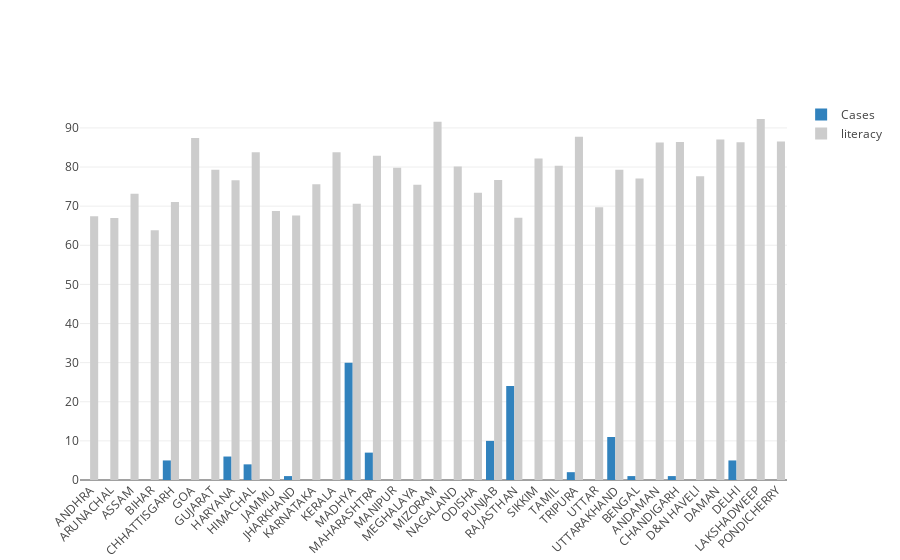

This figure's notebook cell:
### Code cell
sns.set(font_scale=1) 
f, ax = plt.subplots(figsize=(10, 10))
import plotly.plotly as py
import plotly.graph_objs as go
plotly.offline.init_notebook_mode(connected=True)
trace1 = go.Bar(
    x=table['States'],
    y=table['2014'],
    name='Cases',
    marker=dict(
        color='rgb(49,130,189)'
    )
)
trace2 = go.Bar(
    x=table['States'],
    y=literacy['lit2011'],
    name='literacy',
    marker=dict(
        color='rgb(204,204,204)',
    )
)

data = [trace1, trace2]
layout = go.Layout(
    xaxis=dict(tickangle=-45),
    barmode='group'
)

fig = go.Figure(data=data, layout=layout)
plotly.offline.iplot(fig, filename='grouped-bar')

### Figure 1 — Plotly figure (JSON) as saved in the notebook; plotly's stock layout.template omitted (floating-point values rounded to 4 significant figures)
{"data": [{"marker": {"color": "rgb(49,130,189)"}, "name": "Cases", "type": "bar", "x": ["ANDHRA", "ARUNACHAL", "ASSAM", "BIHAR", "CHHATTISGARH", "GOA", "GUJARAT", "HARYANA", "HIMACHAL", "JAMMU", "JHARKHAND", "KARNATAKA", "KERALA", "MADHYA", "MAHARASHTRA", "MANIPUR", "MEGHALAYA", "MIZORAM", "NAGALAND", "ODISHA", "PUNJAB", "RAJASTHAN", "SIKKIM", "TAMIL", "TRIPURA", "UTTAR", "UTTARAKHAND", "BENGAL", "ANDAMAN", "CHANDIGARH", "D&N HAVELI", "DAMAN", "DELHI", "LAKSHADWEEP", "PONDICHERRY"], "y": [0, 0, 0, 0, 5, 0, 0, 6, 4, 0, 1, 0, 0, 30, 7, 0, 0, 0, 0, 0, 10, 24, 0, 0, 2, 0, 11, 1, 0, 1, 0, 0, 5, 0, 0]}, {"marker": {"color": "rgb(204,204,204)"}, "name": "literacy", "type": "bar", "x": ["ANDHRA", "ARUNACHAL", "ASSAM", "BIHAR", "CHHATTISGARH", "GOA", "GUJARAT", "HARYANA", "HIMACHAL", "JAMMU", "JHARKHAND", "KARNATAKA", "KERALA", "MADHYA", "MAHARASHTRA", "MANIPUR", "MEGHALAYA", "MIZORAM", "NAGALAND", "ODISHA", "PUNJAB", "RAJASTHAN", "SIKKIM", "TAMIL", "TRIPURA", "UTTAR", "UTTARAKHAND", "BENGAL", "ANDAMAN", "CHANDIGARH", "D&N HAVELI", "DAMAN", "DELHI", "LAKSHADWEEP", "PONDICHERRY"], "y": [67.4, 66.95, 73.18, 63.82, 71.04, 87.4, 79.31, 76.64, 83.78, 68.74, 67.63, 75.6, 83.78, 70.63, 82.91, 79.85, 75.48, 91.58, 80.11, 73.45, 76.68, 67.06, 82.2, 80.33, 87.75, 69.72, 79.31, 77.08, 86.27, 86.43, 77.65, 87.07, 86.34, 92.28, 86.55]}], "layout": {"barmode": "group", "xaxis": {"tickangle": -45}}}
